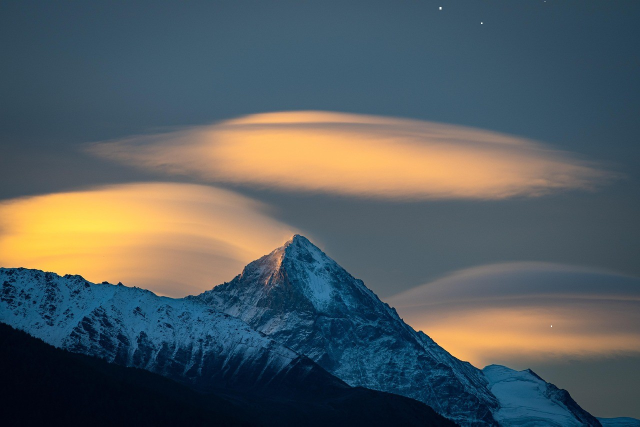
#> input picture data/sample.jpg, 1280 x 853 px, found by its file name (shown at 1/2 size)
$ jupyter execute Q3.ipynb   (shell and % lines are left out)
#> lines starting #> are read from the running program, lines starting #| are printed output that depends on the picture
[cell 1]
import cv2
image = cv2.imread('/content/ComputerVision/data/sample.jpg')
#> image is the input picture: shape (853, 1280, 3); mean B, G, R 95.4, 92.6, 83.8
import matplotlib.pyplot as plt
plt.figure(figsize=(10, 10))

[cell 2]
image_800x600 = cv2.resize(image, (800, 600))
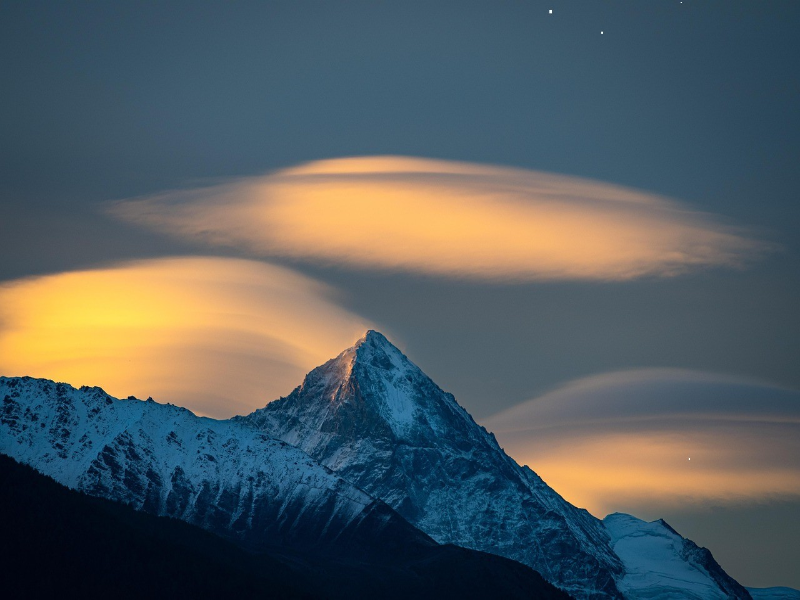
#> image_800x600: shape (600, 800, 3); mean B, G, R 95.3, 92.5, 83.7

[cell 3]
print(f"Original Image Resolution: {image_800x600.shape[0]}x{image_800x600.shape[1]}")
#| Original Image Resolution: 600x800

[cell 4]
image_224x224 = cv2.resize(image, (224, 224))
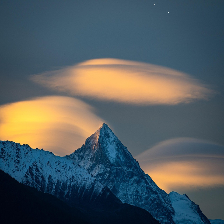
#> image_224x224: shape (224, 224, 3); mean B, G, R 95.3, 92.5, 83.7

[cell 5]
print(f"Resized Image Resolution: {image_224x224.shape[0]}x{image_224x224.shape[1]}")
#| Resized Image Resolution: 224x224

[cell 6]
plt.subplot(1, 2, 1)
plt.imshow(cv2.cvtColor(image_800x600, cv2.COLOR_BGR2RGB))
plt.axis("off")
plt.title("Original Image")

plt.subplot(1, 2, 2)
plt.imshow(cv2.cvtColor(image_224x224, cv2.COLOR_BGR2RGB))
plt.axis("off")
plt.title("Resized Image")

plt.show()
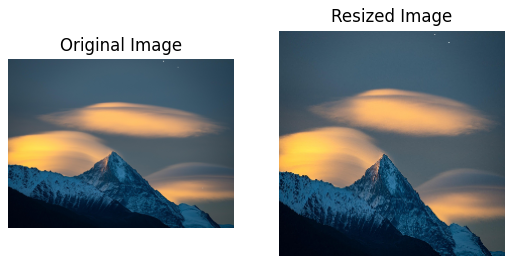
#> figure drawn by matplotlib, 2 panels

[cell 7]
import numpy as np
print("Total pixels in original image:", np.prod(image_800x600.shape[:2]))
#| Total pixels in original image: 480000
print("Total pixels in resized image:", np.prod(image_224x224.shape[:2]))
#| Total pixels in resized image: 50176
